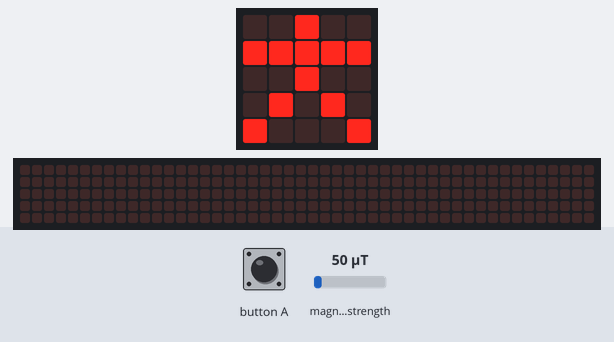
A program run on a simulated BBC micro:bit (MakeCode). Shown: the board's 5×5 LED display, a strip that is not on the board, showing the scrolling text unrolled. The test bench sets the inputs (shaded band); at power-on: magnetic field strength 50 µT. The 48×5 strip is a reading aid, not a part: it shows the text the display is scrolling, unrolled, one strip-width of it at a time.

Above: at 1.2 s.
1.3 s: button A pressed for 0.15 s
At 1.92 s:
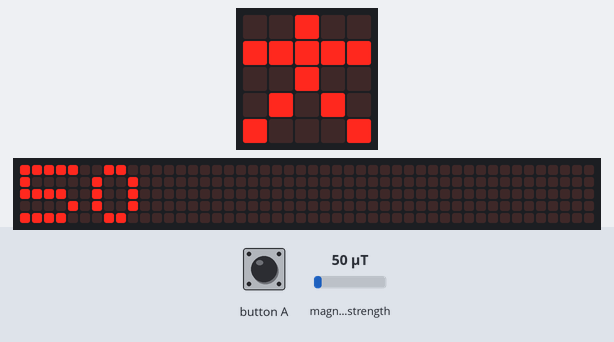
2.0 s: button A pressed for 0.15 s
2.7 s: magnetic field strength set to 10 µT
At 7.01 s:
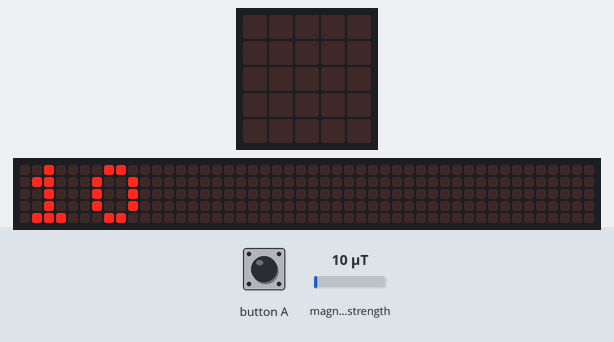
Timing chart, 0 to 8.5 s (numbered marks = the images above; inputs shaded):
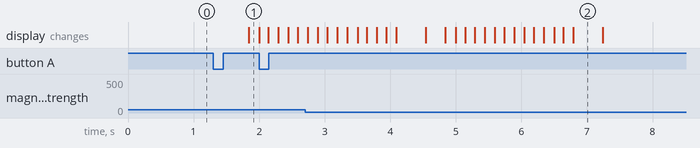

Measured:
- after the input at 1.3 s, the display: changes after 0.54 s (image 1)
- what the display in image 2 shows lasts 0.4 s, from 6.8 s to 7.2 s

The program:

main.ts
```typescript
input.onButtonPressed(Button.A, function () {
    basic.showNumber(input.magneticForce(Dimension.Strength))
})
basic.forever(function () {
    if (input.magneticForce(Dimension.Strength) < 200) {
        basic.showIcon(IconNames.StickFigure)
    }
})
```

test.ts
```typescript
// aquí va el archivo "tests"; esto no se compilará cuando este paquete se utilice como una extensión.
```
